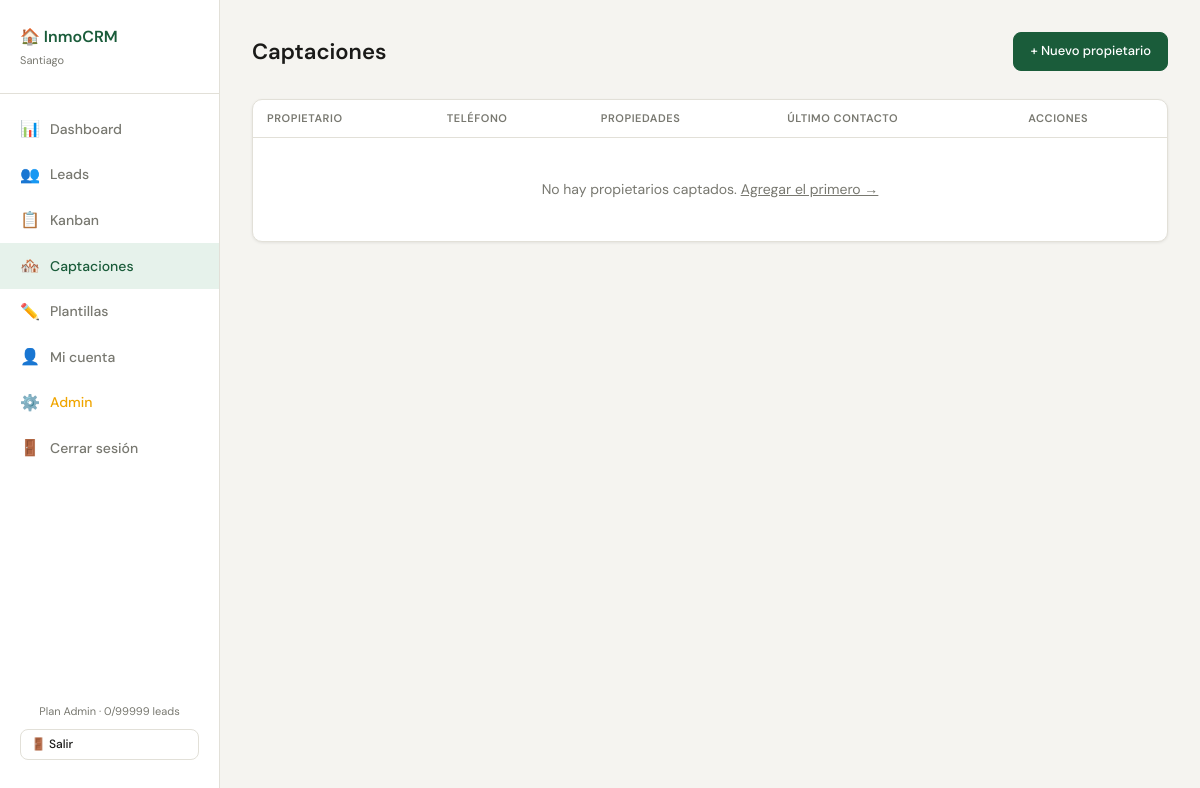
The page /captaciones (signed in) on the database its author committed.
### database.py (models this page shows, shortened)
class Usuario(db.Model):
    __tablename__ = 'usuarios'
    id              = db.Column(db.Integer, primary_key=True)
    email           = db.Column(db.String(120), unique=True, nullable=False)
    password_hash   = db.Column(db.String(256), nullable=False)
    nombre          = db.Column(db.String(100), nullable=False)
    plan            = db.Column(db.String(20), default='basico')
    periodo_prueba  = db.Column(db.Boolean, default=True)
    prueba_expira   = db.Column(db.DateTime, nullable=True)
    activo          = db.Column(db.Boolean, default=True)
    es_admin        = db.Column(db.Boolean, default=False)
    creado_en       = db.Column(db.DateTime, default=datetime.now)
    leads   = db.relationship('Lead',   backref='usuario', lazy=True, cascade='all, delete-orphan')
    visitas = db.relationship('Visita', backref='usuario', lazy=True, cascade='all, delete-orphan')
    tareas  = db.relationship('Tarea',  backref='usuario', lazy=True, cascade='all, delete-orphan')
    PLANES = {
        'basico':  {'nombre': 'Básico',   'limite': 30,  'precio': 10},
        'pro':     {'nombre': 'Pro',      'limite': 70,  'precio': 30},
        'premium': {'nombre': 'Premium',  'limite': 150, 'precio': 40},
    }
    @property
    def limite_leads(self):
        if self.es_admin:
            return 99999
        return self.PLANES.get(self.plan, self.PLANES['basico'])['limite']
    @property
    def plan_nombre(self):
        if self.es_admin:
            return 'Admin'
        return self.PLANES.get(self.plan, self.PLANES['basico'])['nombre']
    @property
    def leads_count(self):
        return len(self.leads)
    @property
    def prueba_activa(self):
        return self.periodo_prueba and self.prueba_expira and datetime.now() <= self.prueba_expira

### app.py (the view)
@app.route('/captaciones')
@login_requerido
def captaciones():
    u = usuario_actual()
    propietarios = Propietario.query.filter_by(usuario_id=u.id).order_by(Propietario.ultimo_contacto.desc()).all()
    return render_template('captaciones.html', propietarios=propietarios, usuario=u)

### app.py (called while the page is built)
def login_requerido(f):
    @wraps(f)
    def decorador(*args, **kwargs):
        if not session.get('usuario_id'):
            return redirect(url_for('login'))
        return f(*args, **kwargs)
    return decorador

def usuario_actual():
    return Usuario.query.get(session.get('usuario_id'))

### templates/captaciones.html (shortened to what this page needs)
{% extends 'base.html' %}
{% block content %}
<div class="page-header">
  <h2>Captaciones</h2>
  <a href="{{ url_for('nuevo_propietario') }}" class="btn btn-primary">+ Nuevo propietario</a>
</div>
<div class="card" style="padding:0;">
  <div class="table-wrap">
    <table>
      <thead>
        <tr>
          <th>Propietario</th>
          <th>Teléfono</th>
          <th>Propiedades</th>
          <th>Último contacto</th>
          <th>Acciones</th>
        </tr>
      </thead>
      <tbody>
        {% for p in propietarios %}
        <tr>
          <td>
            <a href="{{ url_for('ver_propietario', id=p.id) }}" style="font-weight:600;color:var(--accent);">{{ p.nombre }}</a>
          </td>
          <td style="font-family:'DM Mono',monospace;font-size:13px;">{{ p.telefono }}</td>
          <td>
            {% for prop in p.propiedades %}
            <span class="badge badge-muted" style="margin-right:4px;margin-bottom:2px;">{{ prop.direccion[:25] }}{% if prop.direccion|length > 25 %}...{% endif %}</span>
            {% else %}
            <span style="color:var(--muted);font-size:13px;">Sin propiedades</span>
            {% endfor %}
          </td>
          <td style="font-size:13px;">{{ p.ultimo_contacto.strftime('%d/%m/%Y') if p.ultimo_contacto else '–' }}</td>
          <td>
            <div style="display:flex;gap:6px;">
              <a href="{{ url_for('ver_propietario', id=p.id) }}" class="btn btn-ghost btn-sm">Ver</a>
              <a href="https://wa.me/{{ p.telefono | replace('+','') | replace(' ','') | replace('-','') }}" target="_blank" class="btn btn-wa btn-sm">💬</a>
            </div>
          </td>
        </tr>
        {% else %}
        <tr><td colspan="5" class="empty-state">No hay propietarios captados. <a href="{{ url_for('nuevo_propietario') }}">Agregar el primero →</a></td></tr>
        {% endfor %}
      </tbody>
    </table>
  </div>
</div>
{% endblock %}

### templates/base.html (shortened to what this page needs)
<!DOCTYPE html>
<html lang="es">
<head>
  <link rel="stylesheet" href="{{ url_for('static', filename='css/style.css') }}">
</head>
<body>
<aside class="sidebar">
  <div class="sidebar-brand">
    <h1>🏠 InmoCRM</h1>
    <p>{{ usuario.nombre }}</p>
  </div>
  <nav id="nav-menu">
    <a href="{{ url_for('dashboard') }}" class="{{ 'active' if request.endpoint == 'dashboard' }}">
      <span class="icon">📊</span> Dashboard
    </a>
    <a href="{{ url_for('leads') }}" class="{{ 'active' if request.endpoint in ['leads','ver_lead','nuevo_lead','editar_lead'] }}">
      <span class="icon">👥</span> Leads
    </a>
    <a href="{{ url_for('kanban') }}" class="{{ 'active' if request.endpoint == 'kanban' }}">
      <span class="icon">📋</span> Kanban
    </a>
    <a href="{{ url_for('captaciones') }}" class="{{ 'active' if request.endpoint in ['captaciones','ver_propietario','nuevo_propietario','editar_propietario'] }}">
      <span class="icon">🏘️</span> Captaciones
    </a>
    <a href="{{ url_for('plantillas') }}" class="{{ 'active' if request.endpoint == 'plantillas' }}">
      <span class="icon">✏️</span> Plantillas
    </a>
    <a href="{{ url_for('mi_cuenta') }}" class="{{ 'active' if request.endpoint == 'mi_cuenta' }}">
      <span class="icon">👤</span> Mi cuenta
    </a>
    {% if usuario.es_admin %}
    <a href="{{ url_for('admin') }}" class="{{ 'active' if request.endpoint == 'admin' }}" style="color:#F0A500;">
      <span class="icon">⚙️</span> Admin
    </a>
    {% endif %}
    <a href="{{ url_for('logout') }}">
      <span class="icon">🚪</span> Cerrar sesión
    </a>
  </nav>
  <div style="margin-top:auto;padding:16px 20px;" class="sidebar-logout">
    <div style="font-size:11px;color:var(--muted);text-align:center;margin-bottom:8px;">
      Plan {{ usuario.plan_nombre }} · {{ usuario.leads_count }}/{{ usuario.limite_leads }} leads
    </div>
    <a href="{{ url_for('logout') }}" class="btn btn-ghost btn-sm" style="width:100%;text-align:center;">🚪 Salir</a>
  </div>
</aside>
<main class="main">
  {% block content %}{% endblock %}
</main>
</body>
</html>

### static/css/style.css (style rules this page uses)
*, *::before, *::after { box-sizing: border-box; margin: 0; padding: 0; }
:root { --bg: #F5F4F0; --surface: #FFFFFF; --border: #E2E0D8; --text: #1A1A18; --muted: #787870; --accent: #1A5C3A; --accent-lt: #E6F2EB; --red: #C0392B; --red-lt: #FDECEA; --amber: #B7660A; --amber-lt: #FEF3E2; --blue: #1A4A8A; --blue-lt: #E8F0FB; --radius: 10px; --shadow: 0 1px 3px rgba(0,0,0,.08); }
body { font-family: 'DM Sans', sans-serif; background: var(--bg); color: var(--text); font-size: 15px; line-height: 1.6; }
.sidebar { position: fixed; top: 0; left: 0; width: 220px; height: 100vh; background: var(--surface); border-right: 1px solid var(--border); display: flex; flex-direction: column; padding: 24px 0; z-index: 100; }
.sidebar-brand { padding: 0 20px 24px; border-bottom: 1px solid var(--border); margin-bottom: 12px; }
.sidebar-brand h1 { font-size: 16px; font-weight: 600; color: var(--accent); }
.sidebar-brand p { font-size: 11px; color: var(--muted); margin-top: 2px; }
.sidebar nav a { display: flex; align-items: center; gap: 10px; padding: 10px 20px; color: var(--muted); text-decoration: none; font-size: 14px; font-weight: 500; border-radius: 0; transition: all .15s; }
.sidebar nav a:hover, .sidebar nav a.active { color: var(--accent); background: var(--accent-lt); }
.sidebar nav a .icon { font-size: 16px; width: 20px; text-align: center; }
.main { margin-left: 220px; padding: 32px; min-height: 100vh; }
.page-header { display: flex; align-items: center; justify-content: space-between; margin-bottom: 28px; }
.page-header h2 { font-size: 22px; font-weight: 600; }
.card { background: var(--surface); border: 1px solid var(--border); border-radius: var(--radius); padding: 20px; box-shadow: var(--shadow); }
.btn { display: inline-flex; align-items: center; gap: 6px; padding: 8px 16px; border-radius: 8px; font-size: 13px; font-weight: 500; border: 1px solid transparent; cursor: pointer; text-decoration: none; transition: all .15s; }
.btn-primary { background: var(--accent); color: #fff; border-color: var(--accent); }
.btn-ghost { background: transparent; color: var(--text); border-color: var(--border); }
.btn-sm { padding: 5px 10px; font-size: 12px; }
.table-wrap { overflow-x: auto; }
table { width: 100%; border-collapse: collapse; font-size: 14px; }
thead th { padding: 10px 14px; text-align: left; font-size: 11px; font-weight: 600; text-transform: uppercase; letter-spacing: .05em; color: var(--muted); border-bottom: 1px solid var(--border); }
tbody td { padding: 12px 14px; border-bottom: 1px solid var(--border); vertical-align: middle; }
tbody tr:last-child td { border-bottom: none; }
.empty-state { text-align: center; padding: 40px 20px; color: var(--muted); font-size: 14px; }
a { color: inherit; }

### rows shown on the page
Usuario: nombre "Santiago", plan_nombre "Admin", limite_leads "99999"

### other values the page prints
{{ usuario.leads_count }} "0"
